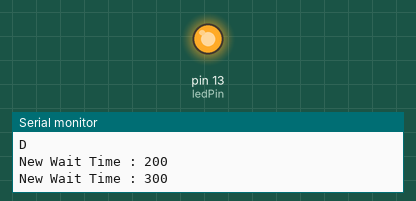
The sketch below on a simulated Arduino Uno, built with avr-gcc and run on an emulated ATmega328P. On the bench: output pins drawn as LEDs (lit = HIGH), the last lines printed to the serial monitor.

Above: at 0.82 s.
At 10.5 s:
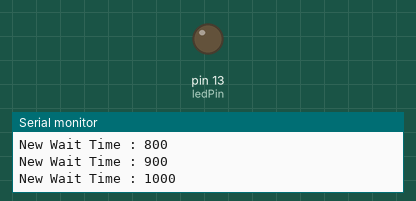
Timing chart, 0 to 26.1 s (numbered marks = the images above):
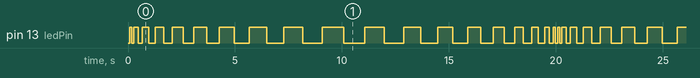

Measured:
- by itself, pin 13 (ledPin): moves between LOW and HIGH, repeating every 20.0 s
- by itself, everything shown: repeats every 20.0 s, in 38 steps

The sketch:

blink13.ino
```cpp
// This is a global variable meaning it can be accessed by any
// code in the whole program (Use as few as possible)

// Define an integer that will always have the value of 13
// This is a constant
// Integer Values : -32,768 to 32,767
const int ledPin = 13;

void setup() {
  // Opens a serial port and sets how many bits per second
  // 9600 is 960 characters per second
  Serial.begin(9600);

  // Set to use pin 13 for output
  pinMode(ledPin, OUTPUT);

/* 3.
  // A for loop performs an action multiple times
  // Each time through the loop we decrement i as long as it is > 0
  // You can use > < >= <=
  for(int i = 3; i > 0; i--){
    Serial.print(i);
    Serial.print(", ");
  }
  Serial.println("GO...\n");
*/
  // 4. Call the function and pass a parameter
  countDown(5);

  // 3. You can loop in the same way with while
  // This is a local variable that can only be accessed in the setup
  // function
  int j = 3;
  while(j > 0){
    Serial.print(j);
    Serial.print(", ");
    j--;
  }
  Serial.println("GO...\n");

  // 5. Add floating point numbers
  Serial.print("3.11111111 + 4.11111111 = ");

  // You can define how many decimals to print, but precision is
  // lost after 6 digits
  Serial.println(addFloats(3.11111111, 4.11111111), 8);

  // Add doubles (Double & Floats are the same)
  Serial.print("3.11111111 + 4.11111111 = ");
  Serial.println(addDoubles(3.11111111, 4.11111111), 8);

  // Booleans have a value of true or false
  bool canVote = true;

  // The ternary operator returns the 1st value if the condition
  // is true and other wise the 2nd
  Serial.print("Can I Vote? ");
  Serial.println(((canVote == true) ? "Yes" : "No"));

  // chars can hold any of 256 single characters
  // They must be surrounded by ' and you can't add numbers
  char letD = 'D';
  Serial.println(letD);

  // Other data types
  // byte : 0 - 255
  // unsigned int : 0 - 65535
  // long : -2,147,483,648 - 2,147,483,647
  // unsigned long : 0 - 4,294,967,295

  // End of 5

}

void loop() {
  // These are local variables
  // The amount of time to delay between actions

  // 2. Each time loop executes delayPeriods value would be reset to
  // 100 unless it is marked as static
  // static means to only initialize this variable 1 time
  static int delayPeriod = 100;

  // Used to increase/decrease the delayPeriod
  static int countDir = 1;

  // Turn pin 13 on
  digitalWrite(ledPin, HIGH);

  // Wait 1/10th a second
  delay(delayPeriod);

  // Turn pin 13 off
  digitalWrite(ledPin, LOW);

  // Wait 1/10th a second
  delay(delayPeriod);

  // 2. Change direction with a function
  countDir = checkDirChange(delayPeriod, countDir);

  /*
  // Switches the direction of the increment when limits are hit
  // || means we should execute code if the 1st condition OR the other is true
  // && is true only if both conditions are true
  if((delayPeriod == 1000) || (delayPeriod == 0)) {
    direction *= -1;

    // You can use > < >= <= ==, or !=
    if(direction < 0){
      Serial.println("Going Down");
    } else {
      Serial.println("Going Up");
    }
  }
  */

  // Increase / descrease the delay period depending of current direction
  delayPeriod += 100 * countDir;

  // Print to the serial monitor
  Serial.print("New Wait Time : ");
  Serial.println(delayPeriod);
}

// 2. This function receives 2 int parameters and returns 1 int
int checkDirChange(int delayPeriod, int countDir){
  if((delayPeriod == 1000) || (delayPeriod == 0)) {
    countDir *= -1;

    if(countDir < 0){
      Serial.println("Going Down");
    } else {
      Serial.println("Going Up");
    }
  }
  return countDir;
}

// 4. Receive a parameter and adjust the for loop
// void means this function returns no value
void countDown(int max){
  for(int i = max; i > 0; i--){
    Serial.print(i);
    Serial.print(", ");
  }
  Serial.println("GO...\n");
}

// 5. Adds and returns floats
float addFloats(float num1, float num2){
  return num1 + num2;
}

// 5. Add and return a double
double addDoubles(double num1, double num2){
  return num1 + num2;
}
```
